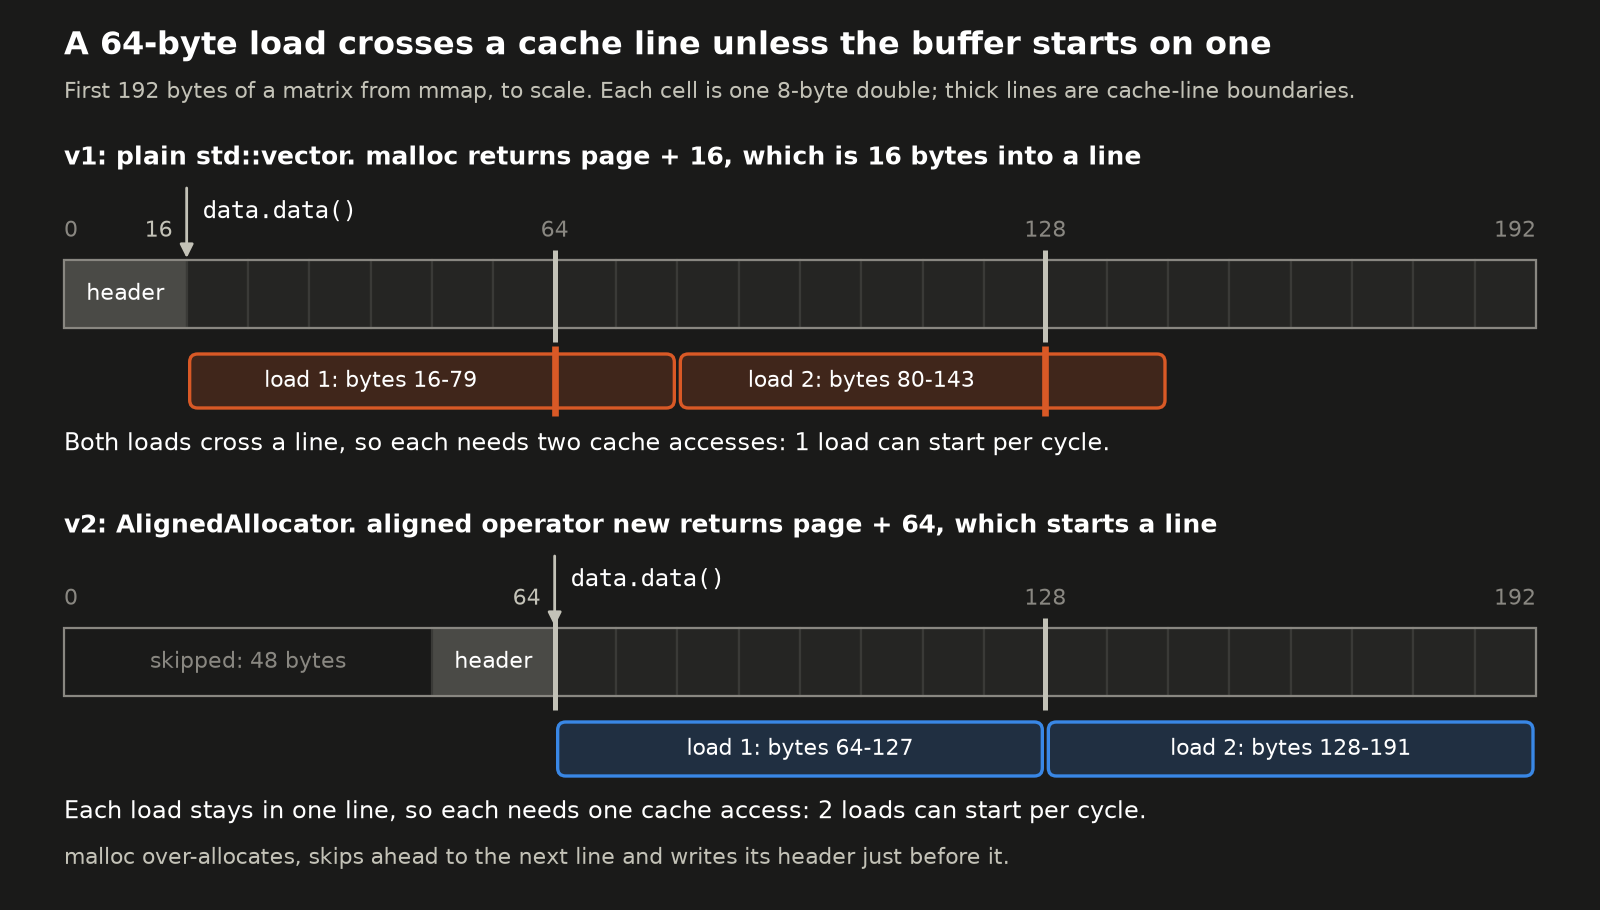

Here is the Python script that generated this plot:
#!/usr/bin/env python3
"""Draws the diagram in the v2 section of README.md: where a large matrix's data starts in v1 and
in v2, and which 64-byte loads cross a cache line because of it.

    python3 docs/v2/alignment.py      # writes alignment.png next to this file

Addresses are drawn to scale, from the start of a block malloc got from mmap: v1's plain
std::vector data starts at page + 16 and v2's AlignedAllocator data at page + 64.
"""

from pathlib import Path

import matplotlib

matplotlib.use("Agg")
import matplotlib.pyplot as plt  # noqa: E402
from matplotlib.patches import FancyBboxPatch, Rectangle  # noqa: E402

OUT = Path(__file__).resolve().parent
# The palette of bench/plot.py's dark charts.
COLORS = {
    "surface": "#1a1a19", "ink": "#ffffff", "ink2": "#c3c2b7", "muted": "#898781",
    "cell": "#252523", "edge": "#3a3a37", "header": "#4a4a46", "fits": "#3987e5", "split": "#d95926",
}
WIDTH, HEIGHT, DPI = 8.0, 4.55, 200   # inches; the PNG is 1600 x 910 pixels
BYTES = 192                           # how much of the block to draw
LINE = 64                             # cache line, bytes
LEFT = 0.32                           # left and right margin, inches
SCALE = (WIDTH - 2 * LEFT) / BYTES    # inches per byte
STRIP_H, LOAD_H = 0.34, 0.27          # heights of the memory strip and of a load, inches


def x(byte):
    return LEFT + byte * SCALE


def memory_strip(ax, y, data_start, header_start):
    """Draws the strip with its top edge at y: unused bytes, malloc's header, then 8-byte doubles."""
    if header_start > 0:
        ax.text((x(0) + x(header_start)) / 2, y - STRIP_H / 2, f"skipped: {header_start} bytes",
                ha="center", va="center", fontsize=8, color=COLORS["muted"])
    ax.add_patch(Rectangle((x(header_start), y - STRIP_H), x(data_start) - x(header_start), STRIP_H,
                           facecolor=COLORS["header"], edgecolor=COLORS["edge"], linewidth=0.8))
    ax.text((x(header_start) + x(data_start)) / 2, y - STRIP_H / 2, "header", ha="center", va="center",
            fontsize=8, color=COLORS["ink"])
    for byte in range(data_start, BYTES, 8):
        ax.add_patch(Rectangle((x(byte), y - STRIP_H), 8 * SCALE, STRIP_H,
                               facecolor=COLORS["cell"], edgecolor=COLORS["edge"], linewidth=0.8))
    ax.add_patch(Rectangle((x(0), y - STRIP_H), BYTES * SCALE, STRIP_H, facecolor="none",
                           edgecolor=COLORS["muted"], linewidth=0.8))
    for byte in range(LINE, BYTES, LINE):
        ax.plot([x(byte)] * 2, [y + 0.05, y - STRIP_H - 0.07], color=COLORS["ink2"], linewidth=1.8,
                solid_capstyle="butt")


def address_labels(ax, y, data_start):
    """Labels the line boundaries and the data start above a strip whose top edge is at y."""
    ticks = [(0, "left"), (BYTES, "right")] + [(b, "center") for b in range(LINE, BYTES, LINE) if b != data_start]
    for byte, align in ticks:
        ax.text(x(byte), y + 0.09, str(byte), ha=align, va="bottom", fontsize=8, color=COLORS["muted"])
    ax.text(x(data_start) - 0.07, y + 0.09, str(data_start), ha="right", va="bottom", fontsize=8,
            color=COLORS["ink2"])
    ax.annotate("", xy=(x(data_start), y + 0.01), xytext=(x(data_start), y + 0.36),
                arrowprops=dict(arrowstyle="-|>", color=COLORS["ink2"], linewidth=1, shrinkA=0, shrinkB=0))
    ax.text(x(data_start) + 0.08, y + 0.24, "data.data()", ha="left", va="center", fontsize=8.5,
            family="monospace", color=COLORS["ink"])


def load(ax, y, start, number, color):
    """Draws one 64-byte load under a strip; a line boundary inside it is marked in its color."""
    pad = 0.015
    ax.add_patch(FancyBboxPatch((x(start) + pad, y - LOAD_H), LINE * SCALE - 2 * pad, LOAD_H,
                                boxstyle="round,pad=0,rounding_size=0.04", facecolor=color + "33",
                                edgecolor=color, linewidth=1.2))
    boundary = (start // LINE + 1) * LINE
    crosses = start % LINE != 0
    if crosses:
        ax.plot([x(boundary)] * 2, [y + 0.04, y - LOAD_H - 0.04], color=color, linewidth=2.4,
                solid_capstyle="butt")
    # Center the words in the part before the boundary, so the boundary mark never crosses them.
    end = boundary if crosses else start + LINE
    ax.text((x(start) + x(end)) / 2, y - LOAD_H / 2, f"load {number}: bytes {start}-{start + LINE - 1}",
            ha="center", va="center", fontsize=8, color=COLORS["ink"])


def main():
    fig = plt.figure(figsize=(WIDTH, HEIGHT), dpi=DPI, facecolor=COLORS["surface"])
    ax = fig.add_axes([0, 0, 1, 1])
    ax.set_xlim(0, WIDTH)
    ax.set_ylim(0, HEIGHT)
    ax.axis("off")

    ax.text(LEFT, 4.32, "A 64-byte load crosses a cache line unless the buffer starts on one", fontsize=11.5,
            fontweight="bold", color=COLORS["ink"], va="center")
    ax.text(LEFT, 4.09, "First 192 bytes of a matrix from mmap, to scale. Each cell is one 8-byte double; "
                        "thick lines are cache-line boundaries.", fontsize=7.8, color=COLORS["ink2"], va="center")

    # v1
    ax.text(LEFT, 3.76, "v1: plain std::vector. malloc returns page + 16, which is 16 bytes into a line",
            fontsize=9, fontweight="bold", color=COLORS["ink"], va="center")
    memory_strip(ax, 3.25, data_start=16, header_start=0)
    address_labels(ax, 3.25, data_start=16)
    load(ax, 2.78, 16, 1, COLORS["split"])
    load(ax, 2.78, 80, 2, COLORS["split"])
    ax.text(LEFT, 2.33, "Both loads cross a line, so each needs two cache accesses: 1 load can start per cycle.",
            fontsize=8.6, color=COLORS["ink"], va="center")

    # v2
    ax.text(LEFT, 1.92, "v2: AlignedAllocator. aligned operator new returns page + 64, which starts a line",
            fontsize=9, fontweight="bold", color=COLORS["ink"], va="center")
    memory_strip(ax, 1.41, data_start=64, header_start=48)
    address_labels(ax, 1.41, data_start=64)
    load(ax, 0.94, 64, 1, COLORS["fits"])
    load(ax, 0.94, 128, 2, COLORS["fits"])
    ax.text(LEFT, 0.49, "Each load stays in one line, so each needs one cache access: 2 loads can start per cycle.",
            fontsize=8.6, color=COLORS["ink"], va="center")
    ax.text(LEFT, 0.26, "malloc over-allocates, skips ahead to the next line and writes its header just before it.",
            fontsize=7.8, color=COLORS["ink2"], va="center")

    fig.savefig(OUT / "alignment.png", facecolor=COLORS["surface"])
    plt.close(fig)
    print(f"wrote {OUT / 'alignment.png'}")


if __name__ == "__main__":
    main()
